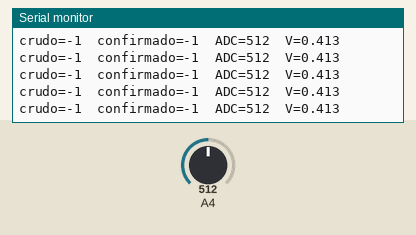
This sketch was run on a simulated Arduino Uno, built for the host (arithmetic inside an expression is 32-bit, double 64-bit). On the bench: the last lines printed to the serial monitor. Inputs (shaded band) come from the test bench; at power-on: A4 = 512.

Above: at 1.2 s.
1.3 s: A4 set to 716
At 1.56 s:
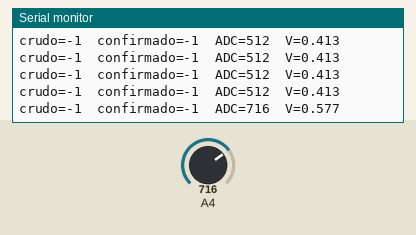
2.8 s: A4 set to 900
At 2.96 s:
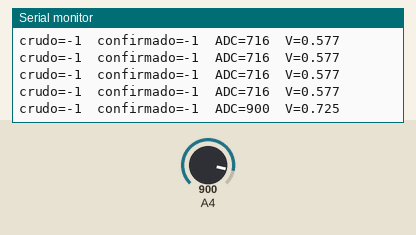
Timing chart, 0 to 5.8 s (numbered marks = the images above; inputs shaded):
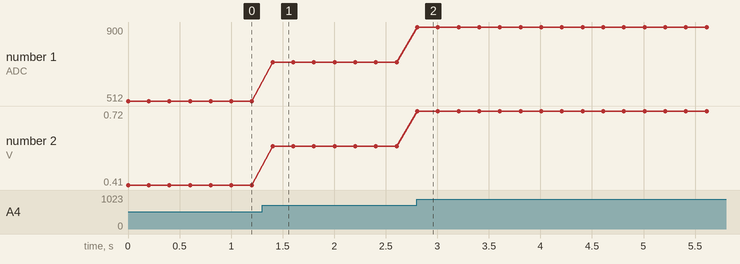

The sketch:

lector_cambios_stm32.ino
```cpp
#define PIN_ADC PA4
#define RESOLUCION_ADC 12
#define TOLERANCIA 70
#define NUM_CONFIRMACIONES 4   // lecturas seguidas iguales para confirmar

int t1      = 2060;   // Primera
int t2      = 2995;   // Segunda
int t3      = 3400;   // Tercera
int t4      = 3720;   // Cuarta
int t5      = 3850;   // Quinta
int t6      = 3950;   // Sexta
int neutro  = 4095;   // Neutro

// ---- variables de estado para el debounce ----
int estado_actual = -1;         // último cambio CONFIRMADO
int candidato = -2;             // valor que se está evaluando
int contador_confirmacion = 0;  // cuántas veces seguidas se repitió el candidato

int clasificar_lectura(int valor) {
  if (valor >= (t1 - TOLERANCIA) && valor <= (t1 + TOLERANCIA)) return 1;
  if (valor >= (t2 - TOLERANCIA) && valor <= (t2 + TOLERANCIA)) return 2;
  if (valor >= (t3 - TOLERANCIA) && valor <= (t3 + TOLERANCIA)) return 3;
  if (valor >= (t4 - TOLERANCIA) && valor <= (t4 + TOLERANCIA)) return 4;
  if (valor >= (t5 - TOLERANCIA) && valor <= (t5 + TOLERANCIA)) return 5;
  if (valor >= (t6 - TOLERANCIA) && valor <= (t6 + TOLERANCIA)) return 6;
  if (valor >= (neutro - TOLERANCIA) && valor <= (neutro + TOLERANCIA)) return 0;
  return -1; // en tránsito, no matchea ninguna
}

// Envuelve clasificar_lectura() con el filtro de confirmaciones consecutivas
int leer_cambio_confirmado(int valor_adc) {
  int lectura = clasificar_lectura(valor_adc);

  if (lectura == -1) {
    // en tránsito: se resetea el conteo, no se confirma nada
    contador_confirmacion = 0;
    candidato = -2;
    return estado_actual;
  }

  if (lectura == candidato) {
    contador_confirmacion++;
  } else {
    candidato = lectura;
    contador_confirmacion = 1;
  }

  if (contador_confirmacion >= NUM_CONFIRMACIONES) {
    estado_actual = candidato; // se confirma (aunque sea el mismo que ya tenía)
  }

  return estado_actual;
}

void setup() {
  Serial.begin(115200);
  Serial.println("Inicio ADC");
}

void loop() {
  uint16_t adc = analogRead(PIN_ADC);
  float voltaje = adc * 3.3 / 4095.0;

  int cambio_confirmado = leer_cambio_confirmado(adc);

  Serial.print("crudo=");
  Serial.print(clasificar_lectura(adc));
  Serial.print("  confirmado=");
  Serial.print(cambio_confirmado);
  Serial.print("  ADC=");
  Serial.print(adc);
  Serial.print("  V=");
  Serial.println(voltaje, 3);

  delay(200);
}
```

Measured:
- after the input at 1.3 s, the serial monitor: prints a new line after 0.10 s (image 1)
- after the input at 2.8 s, the serial monitor: prints a new line at once (image 2)
- plotted number 1: 512 → 716 after the input at 1.3 s, 716 → 900 after the input at 2.8 s
- plotted number 2: 0.41 → 0.58 after the input at 1.3 s, 0.58 → 0.72 after the input at 2.8 s
